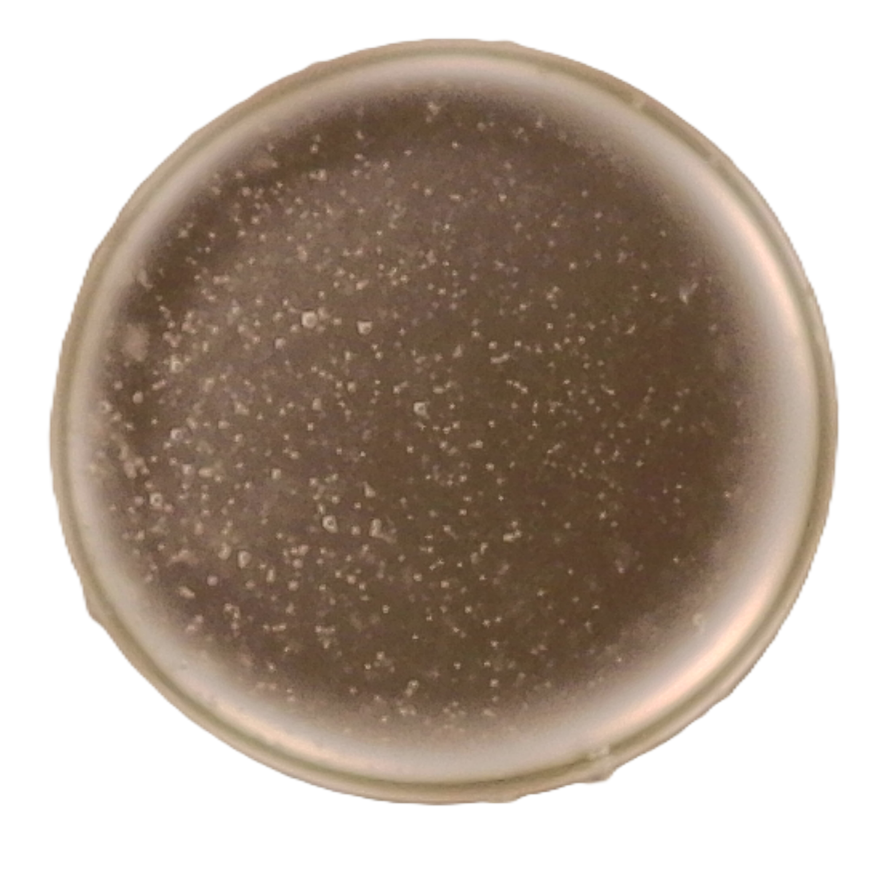
#> input picture unet-segmentation/drop/1.png, 2628 x 2628 px, given as the content of the folder .../Train, which was not available (shown at 1/3 size)
$ jupyter execute --allow-errors train_line_.ipynb
#> lines starting #> are read from the running program, lines starting #| are printed output that depends on the picture; after the words box and inside, x2 and y2 are one past the last pixel; in counts of white or black regions, pixels touching at a corner belong together; pictures that were not available may be replaced by others from this repository, and a replacement may not be noted
[cell 1]
import numpy as np
import cv2
import matplotlib.pyplot as plt
from glob import glob
from torch.utils.data import DataLoader
from torch.utils.data import Dataset as BaseDataset

from torch.utils.tensorboard import SummaryWriter

import torch
import random
import segmentation_models_pytorch as smp
from segmentation_models_pytorch import utils
import albumentations as albu

[cell 2]
seed = 42
torch.manual_seed(seed)
#> (this line was passed over: torch is not available in this run)
torch.cuda.manual_seed(seed)
#> (this line was passed over: torch is not available in this run)
torch.cuda.manual_seed_all(seed)
#> (this line was passed over: torch is not available in this run)
np.random.seed(seed)
random.seed(seed)
torch.backends.cudnn.benchmark = False
torch.backends.cudnn.deterministic = True

# Инициализация TensorBoard
#> (the rest of this cell did not finish here and is left out)

[cell 3]
DATSET_NAME = r"..." # Путь к папке с датасетом

X_TRAIN_DIR = f"{DATSET_NAME}/Train"
Y_TRAIN_DIR = f"{DATSET_NAME}/Trainannot"

X_VALID_DIR = f"{DATSET_NAME}/Validation"
Y_VALID_DIR = f"{DATSET_NAME}/Validationannot"

X_TEST_DIR = f"{DATSET_NAME}/Validation"
Y_TEST_DIR = f"{DATSET_NAME}/Validationannot"

LABEL_COLORS_FILE = f"{DATSET_NAME}/label_colors.txt"

[cell 4]
# Определяем классы и их цвета
CLASSES = ["background", "drop"]
colors_imshow = {
    "background": np.array([0, 0, 0]),       # Черный цвет для фона
    "drop": np.array([0, 0, 255]),           # Синий цвет для капли
}


ENCODER ='resnet34'
ENCODER_WEIGHTS = 'imagenet'
ACTIVATION = 'softmax2d'
#> (the rest of this cell did not finish here and is left out)

[cell 5]
def _convert_multichannel2singlechannel(mc_mask: np.ndarray):
    """
    Преобразует многоканальную маску в одноканальное изображение с цветами для каждого класса.
    Также вычисляет процентное соотношение каждого класса.
    """
    sc_mask = np.zeros((mc_mask[0].shape[0], mc_mask[0].shape[1], 3), dtype=np.uint8)
    square_ratios = {}

    for i, singlechannel_mask in enumerate(mc_mask):
        cls = CLASSES[i]
        singlechannel_mask = singlechannel_mask.squeeze()

        # Вычисляем процентное соотношение каждого класса
        square_ratios[cls] = singlechannel_mask.sum() / singlechannel_mask.size

        # Добавляем цвет для каждого класса
        sc_mask += np.multiply.outer(singlechannel_mask > 0, colors_imshow[cls]).astype(np.uint8)

    # Формируем заголовок с процентным соотношением классов
    title = "Процентное соотношение классов:\n" + "\n".join([f"{cls}: {square_ratios[cls] * 100:.1f}%" for cls in CLASSES])
    return sc_mask, title


def visualize_multichennel_mask(img: np.ndarray, multichennel_mask: np.ndarray):
    """
    Визуализирует изображение и соответствующую маску.
    """
    # Создаем график с двумя подграфиками
    fig, axes = plt.subplots(1, 2, figsize=(12, 6))

    # Отображаем исходное изображение
    axes[0].imshow(img)
    axes[0].set_title("Исходное изображение")
    axes[0].axis("off")

    # Преобразуем многоканальную маску и отображаем ее
    multichennel_mask = multichennel_mask.transpose(2, 0, 1)
    mask_to_show, title = _convert_multichannel2singlechannel(multichennel_mask)
    axes[1].imshow(mask_to_show)
    axes[1].set_title("Маска")
    axes[1].axis("off")

    # Добавляем заголовок с процентным соотношением классов
    plt.suptitle(title, fontsize=12, y=0.95)

    # Добавляем легенду для классов
    legend_elements = [plt.Line2D([0], [0], marker="o", color="w", markerfacecolor=color / 255, markersize=10, label=cls)
                      for cls, color in colors_imshow.items()]
    fig.legend(handles=legend_elements, loc="lower center", ncol=len(CLASSES), bbox_to_anchor=(0.5, -0.05))

    plt.tight_layout()
    plt.show()

[cell 6]
class Dataset(BaseDataset):
    def __init__(
        self,
        images_dir,
        masks_dir,
        augmentation=None,
        preprocessing=None
    ):
        self.images_paths = glob(f"{images_dir}/*")
        self.masks_paths = glob(f"{masks_dir}/*")

        self.cls_colors = self._get_classes_colors(LABEL_COLORS_FILE)

        self.augmentation = augmentation
        self.preprocessing = preprocessing

    def _get_classes_colors(self, label_colors_dir):
#> called with label_colors_dir = '.../label_colors.txt'
        cls_colors = {}
        with open(label_colors_dir) as file:
#> (reads unet-segmentation/Dataset/label_colors.txt from the repository)
            while line := file.readline():
                R, G, B, label = line.rstrip().split()
                cls_colors[label] = np.array([B, G, R], dtype=np.uint8)

        keyorder = CLASSES
        cls_colors_ordered = {}
        for k in keyorder:
            if k in cls_colors:
                cls_colors_ordered[k] = cls_colors[k]
            elif k == "background":
                cls_colors_ordered[k] = np.array([0, 0, 0], dtype=np.uint8)
            else:
                raise ValueError(f"unexpected label {k}, cls colors: {cls_colors}")

        return cls_colors_ordered

    def __getitem__(self, i):
#> called with i = 0
        image = cv2.imread(self.images_paths[i])
#> image is the input picture: shape (2628, 2628, 3); mean B, G, R 152.9, 165.1, 179.5
        image = cv2.cvtColor(image, cv2.COLOR_BGR2RGB)

        mask = cv2.imread(self.masks_paths[i])
        masks = [cv2.inRange(mask, color, color) for color in self.cls_colors.values()]
#> masks = 2 items
        masks = [(m > 0).astype("float32") for m in masks]
        mask = np.stack(masks, axis=-1).astype("float")

        # Применяем аугментации
        if self.augmentation:
            sample = self.augmentation(image=image, mask=mask)
            image, mask = sample["image"], sample["mask"]

        # Применяем предобработку
        if self.preprocessing:
            sample = self.preprocessing(image=image, mask=mask)
            image, mask = sample["image"], sample["mask"]

        return image, mask

    def __len__(self):
        return len(self.images_paths)

[cell 7]
dataset = Dataset(X_TRAIN_DIR, Y_TRAIN_DIR)
image, mask = dataset[np.random.randint(len(dataset))]
visualize_multichennel_mask(image, mask)
#> the loop in _convert_multichannel2singlechannel, `for i, singlechannel_mask in enumerate(mc_mask):` made 2 passes
#> cls on passes 1 to 2: 'background', 'drop'
#> pass 2, in _convert_multichannel2singlechannel, `singlechannel_mask = singlechannel_mask.squeeze()`:
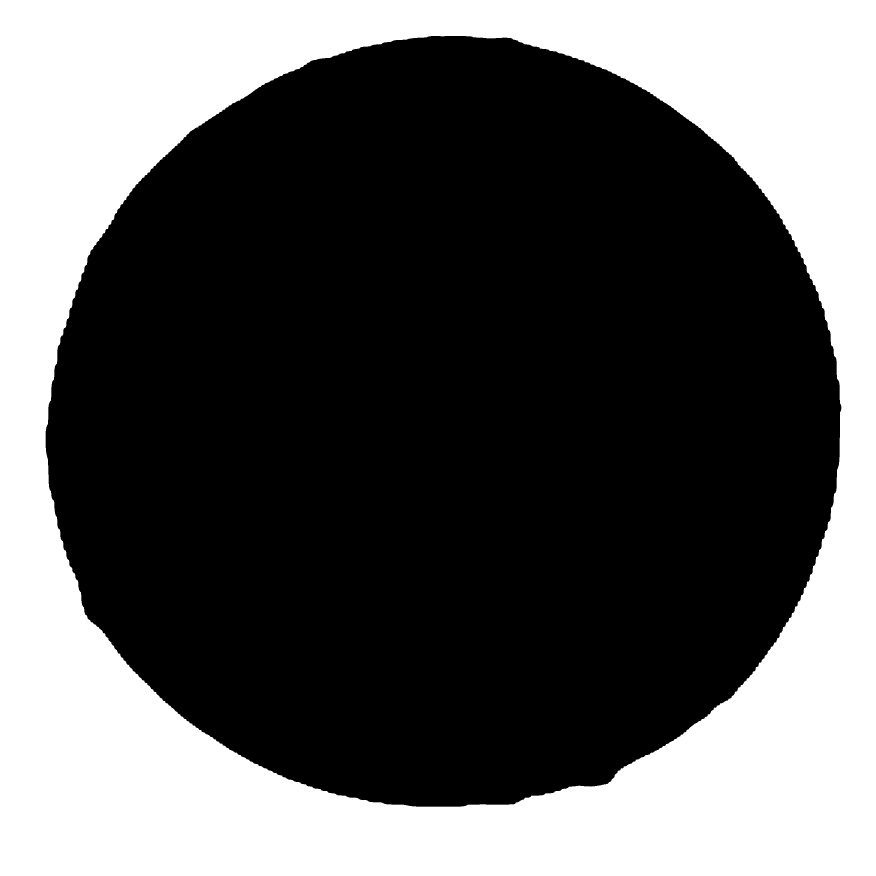
#> singlechannel_mask: shape (2628, 2628) float64 (shown at 1/3 size); values 0 (black) and 1 (white), 37.3% white; 1 white region, box (x1, y1, x2, y2) and area: (0, 0, 2628, 2628) 2575099
#> pass 2, in _convert_multichannel2singlechannel, `sc_mask += np.multiply.outer(singlechannel_mask > 0, colors_imshow[cls..`:
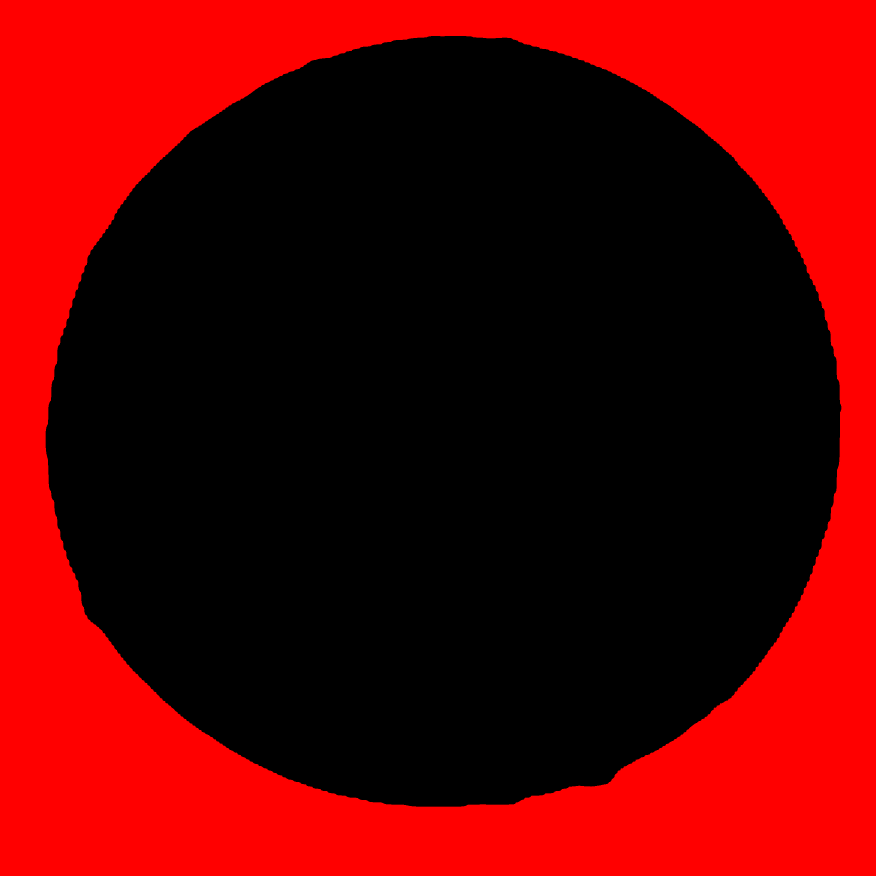
#> sc_mask: shape (2628, 2628, 3) (shown at 1/3 size); mean of channels 0, 1, 2 0, 0, 95.1; drawn as B, G, R
#> after the loop in _convert_multichannel2singlechannel, `for i, singlechannel_mask in enumerate(mc_mask):`: square_ratios = {'background': 0, 'drop': 0.373}
#> in visualize_multichennel_mask, `plt.show()`:
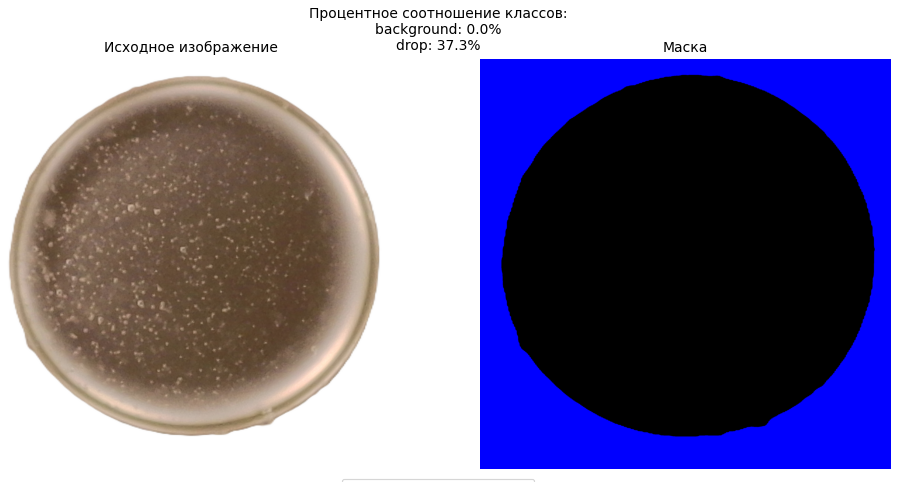
#> figure drawn by matplotlib, 2 panels
